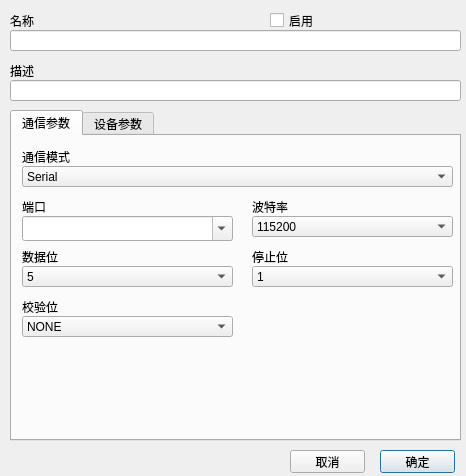
<?xml version="1.0" encoding="UTF-8"?>
<ui version="4.0">
 <class>CMDDeviceConfigDialog</class>
 <widget class="QDialog" name="CMDDeviceConfigDialog">
  <property name="geometry">
   <rect>
    <x>0</x>
    <y>0</y>
    <width>466</width>
    <height>476</height>
   </rect>
  </property>
  <property name="windowTitle">
   <string>Dialog</string>
  </property>
  <widget class="QLineEdit" name="nameEdit">
   <property name="geometry">
    <rect>
     <x>10</x>
     <y>30</y>
     <width>451</width>
     <height>21</height>
    </rect>
   </property>
  </widget>
  <widget class="QLineEdit" name="descriptionEdit">
   <property name="geometry">
    <rect>
     <x>10</x>
     <y>80</y>
     <width>451</width>
     <height>21</height>
    </rect>
   </property>
   <property name="readOnly">
    <bool>false</bool>
   </property>
  </widget>
  <widget class="QLabel" name="label_2">
   <property name="geometry">
    <rect>
     <x>10</x>
     <y>10</y>
     <width>251</width>
     <height>21</height>
    </rect>
   </property>
   <property name="text">
    <string>名称</string>
   </property>
  </widget>
  <widget class="QLabel" name="label_4">
   <property name="geometry">
    <rect>
     <x>10</x>
     <y>60</y>
     <width>431</width>
     <height>21</height>
    </rect>
   </property>
   <property name="text">
    <string>描述</string>
   </property>
  </widget>
  <widget class="QPushButton" name="okButton">
   <property name="geometry">
    <rect>
     <x>380</x>
     <y>450</y>
     <width>75</width>
     <height>23</height>
    </rect>
   </property>
   <property name="text">
    <string>确定</string>
   </property>
  </widget>
  <widget class="QPushButton" name="cancelButton">
   <property name="geometry">
    <rect>
     <x>290</x>
     <y>450</y>
     <width>75</width>
     <height>23</height>
    </rect>
   </property>
   <property name="text">
    <string>取消</string>
   </property>
  </widget>
  <widget class="QCheckBox" name="enableCheckBox">
   <property name="geometry">
    <rect>
     <x>270</x>
     <y>10</y>
     <width>171</width>
     <height>21</height>
    </rect>
   </property>
   <property name="text">
    <string>启用</string>
   </property>
  </widget>
  <widget class="QTabWidget" name="tabWidget">
   <property name="geometry">
    <rect>
     <x>10</x>
     <y>110</y>
     <width>451</width>
     <height>331</height>
    </rect>
   </property>
   <property name="currentIndex">
    <number>0</number>
   </property>
   <widget class="QWidget" name="tab">
    <attribute name="title">
     <string>通信参数</string>
    </attribute>
    <widget class="QLabel" name="label_3">
     <property name="geometry">
      <rect>
       <x>10</x>
       <y>10</y>
       <width>431</width>
       <height>21</height>
      </rect>
     </property>
     <property name="text">
      <string>通信模式</string>
     </property>
    </widget>
    <widget class="QStackedWidget" name="stackedWidget">
     <property name="geometry">
      <rect>
       <x>0</x>
       <y>60</y>
       <width>441</width>
       <height>241</height>
      </rect>
     </property>
     <property name="currentIndex">
      <number>0</number>
     </property>
     <widget class="QWidget" name="page_3">
      <widget class="QLabel" name="label_5">
       <property name="geometry">
        <rect>
         <x>10</x>
         <y>0</y>
         <width>211</width>
         <height>21</height>
        </rect>
       </property>
       <property name="text">
        <string>端口</string>
       </property>
      </widget>
      <widget class="QComboBox" name="portComboBox">
       <property name="geometry">
        <rect>
         <x>10</x>
         <y>20</y>
         <width>211</width>
         <height>25</height>
        </rect>
       </property>
       <property name="editable">
        <bool>true</bool>
       </property>
       <property name="currentIndex">
        <number>-1</number>
       </property>
      </widget>
      <widget class="QComboBox" name="baudRateComboBox">
       <property name="geometry">
        <rect>
         <x>240</x>
         <y>20</y>
         <width>201</width>
         <height>21</height>
        </rect>
       </property>
       <property name="editable">
        <bool>false</bool>
       </property>
       <property name="currentText">
        <string>115200</string>
       </property>
       <item>
        <property name="text">
         <string>115200</string>
        </property>
       </item>
       <item>
        <property name="text">
         <string>57600</string>
        </property>
       </item>
       <item>
        <property name="text">
         <string>38400</string>
        </property>
       </item>
       <item>
        <property name="text">
         <string>19200</string>
        </property>
       </item>
       <item>
        <property name="text">
         <string>9600</string>
        </property>
       </item>
       <item>
        <property name="text">
         <string>4800</string>
        </property>
       </item>
       <item>
        <property name="text">
         <string>2400</string>
        </property>
       </item>
       <item>
        <property name="text">
         <string>1200</string>
        </property>
       </item>
      </widget>
      <widget class="QLabel" name="label_7">
       <property name="geometry">
        <rect>
         <x>240</x>
         <y>0</y>
         <width>201</width>
         <height>21</height>
        </rect>
       </property>
       <property name="text">
        <string>波特率</string>
       </property>
      </widget>
      <widget class="QLabel" name="label_8">
       <property name="geometry">
        <rect>
         <x>10</x>
         <y>50</y>
         <width>211</width>
         <height>21</height>
        </rect>
       </property>
       <property name="text">
        <string>数据位</string>
       </property>
      </widget>
      <widget class="QLabel" name="label_9">
       <property name="geometry">
        <rect>
         <x>240</x>
         <y>50</y>
         <width>191</width>
         <height>21</height>
        </rect>
       </property>
       <property name="text">
        <string>停止位</string>
       </property>
      </widget>
      <widget class="QComboBox" name="parityComboBox">
       <property name="geometry">
        <rect>
         <x>10</x>
         <y>120</y>
         <width>211</width>
         <height>21</height>
        </rect>
       </property>
       <property name="editable">
        <bool>false</bool>
       </property>
       <item>
        <property name="text">
         <string>NONE</string>
        </property>
       </item>
       <item>
        <property name="text">
         <string>ODD</string>
        </property>
       </item>
       <item>
        <property name="text">
         <string>EVEN</string>
        </property>
       </item>
       <item>
        <property name="text">
         <string>MARK</string>
        </property>
       </item>
       <item>
        <property name="text">
         <string>SPACE</string>
        </property>
       </item>
      </widget>
      <widget class="QLabel" name="label_10">
       <property name="geometry">
        <rect>
         <x>10</x>
         <y>100</y>
         <width>211</width>
         <height>21</height>
        </rect>
       </property>
       <property name="text">
        <string>校验位</string>
       </property>
      </widget>
      <widget class="QComboBox" name="stopBitsComboBox">
       <property name="geometry">
        <rect>
         <x>240</x>
         <y>70</y>
         <width>201</width>
         <height>21</height>
        </rect>
       </property>
       <property name="editable">
        <bool>false</bool>
       </property>
       <item>
        <property name="text">
         <string>1</string>
        </property>
       </item>
       <item>
        <property name="text">
         <string>1.5</string>
        </property>
       </item>
       <item>
        <property name="text">
         <string>2</string>
        </property>
       </item>
      </widget>
      <widget class="QComboBox" name="dataBitsComboBox">
       <property name="geometry">
        <rect>
         <x>10</x>
         <y>70</y>
         <width>211</width>
         <height>21</height>
        </rect>
       </property>
       <property name="editable">
        <bool>false</bool>
       </property>
       <property name="currentText">
        <string>5</string>
       </property>
       <item>
        <property name="text">
         <string>5</string>
        </property>
       </item>
       <item>
        <property name="text">
         <string>6</string>
        </property>
       </item>
       <item>
        <property name="text">
         <string>7</string>
        </property>
       </item>
       <item>
        <property name="text">
         <string>8</string>
        </property>
       </item>
      </widget>
     </widget>
     <widget class="QWidget" name="page">
      <widget class="QLineEdit" name="serverPortEdit">
       <property name="geometry">
        <rect>
         <x>10</x>
         <y>160</y>
         <width>431</width>
         <height>20</height>
        </rect>
       </property>
      </widget>
      <widget class="QLineEdit" name="serverIPEdit">
       <property name="geometry">
        <rect>
         <x>10</x>
         <y>110</y>
         <width>431</width>
         <height>20</height>
        </rect>
       </property>
      </widget>
      <widget class="QLabel" name="label_11">
       <property name="geometry">
        <rect>
         <x>10</x>
         <y>140</y>
         <width>431</width>
         <height>21</height>
        </rect>
       </property>
       <property name="text">
        <string>服务端口</string>
       </property>
      </widget>
      <widget class="QLabel" name="label_6">
       <property name="geometry">
        <rect>
         <x>10</x>
         <y>90</y>
         <width>431</width>
         <height>21</height>
        </rect>
       </property>
       <property name="text">
        <string>IP地址</string>
       </property>
      </widget>
      <widget class="QLineEdit" name="localPortEdit">
       <property name="geometry">
        <rect>
         <x>10</x>
         <y>210</y>
         <width>431</width>
         <height>20</height>
        </rect>
       </property>
      </widget>
      <widget class="QLabel" name="label_12">
       <property name="geometry">
        <rect>
         <x>10</x>
         <y>190</y>
         <width>431</width>
         <height>21</height>
        </rect>
       </property>
       <property name="text">
        <string>本地服务端口</string>
       </property>
      </widget>
      <widget class="QFrame" name="frame">
       <property name="geometry">
        <rect>
         <x>10</x>
         <y>40</y>
         <width>431</width>
         <height>41</height>
        </rect>
       </property>
       <property name="frameShape">
        <enum>QFrame::StyledPanel</enum>
       </property>
       <property name="frameShadow">
        <enum>QFrame::Raised</enum>
       </property>
       <widget class="QRadioButton" name="clientRadioButton">
        <property name="geometry">
         <rect>
          <x>70</x>
          <y>10</y>
          <width>81</width>
          <height>22</height>
         </rect>
        </property>
        <property name="layoutDirection">
         <enum>Qt::RightToLeft</enum>
        </property>
        <property name="text">
         <string>客户端</string>
        </property>
        <property name="checked">
         <bool>true</bool>
        </property>
       </widget>
       <widget class="QRadioButton" name="serverRadioButton">
        <property name="geometry">
         <rect>
          <x>270</x>
          <y>10</y>
          <width>81</width>
          <height>22</height>
         </rect>
        </property>
        <property name="layoutDirection">
         <enum>Qt::RightToLeft</enum>
        </property>
        <property name="text">
         <string>服务端</string>
        </property>
       </widget>
      </widget>
     </widget>
     <widget class="QWidget" name="page_2">
      <widget class="QLabel" name="label_14">
       <property name="geometry">
        <rect>
         <x>10</x>
         <y>10</y>
         <width>431</width>
         <height>21</height>
        </rect>
       </property>
       <property name="text">
        <string>通信参数</string>
       </property>
      </widget>
      <widget class="QLineEdit" name="usbCommParameterEdit">
       <property name="geometry">
        <rect>
         <x>10</x>
         <y>30</y>
         <width>431</width>
         <height>21</height>
        </rect>
       </property>
      </widget>
     </widget>
     <widget class="QWidget" name="page_5">
      <widget class="QLabel" name="label_19">
       <property name="geometry">
        <rect>
         <x>10</x>
         <y>10</y>
         <width>431</width>
         <height>21</height>
        </rect>
       </property>
       <property name="text">
        <string>通信参数</string>
       </property>
      </widget>
      <widget class="QLineEdit" name="boardCommParameterEdit">
       <property name="geometry">
        <rect>
         <x>10</x>
         <y>30</y>
         <width>431</width>
         <height>21</height>
        </rect>
       </property>
      </widget>
     </widget>
     <widget class="QWidget" name="page_4">
      <widget class="QLineEdit" name="otherCommParameterEdit">
       <property name="geometry">
        <rect>
         <x>10</x>
         <y>30</y>
         <width>431</width>
         <height>21</height>
        </rect>
       </property>
      </widget>
      <widget class="QLabel" name="label_15">
       <property name="geometry">
        <rect>
         <x>10</x>
         <y>10</y>
         <width>431</width>
         <height>21</height>
        </rect>
       </property>
       <property name="text">
        <string>通信参数</string>
       </property>
      </widget>
     </widget>
    </widget>
    <widget class="QComboBox" name="communicationTypeBox">
     <property name="geometry">
      <rect>
       <x>10</x>
       <y>30</y>
       <width>431</width>
       <height>21</height>
      </rect>
     </property>
     <item>
      <property name="text">
       <string>Serial</string>
      </property>
     </item>
     <item>
      <property name="text">
       <string>TCP</string>
      </property>
     </item>
     <item>
      <property name="text">
       <string>UDP</string>
      </property>
     </item>
     <item>
      <property name="text">
       <string>USB</string>
      </property>
     </item>
     <item>
      <property name="text">
       <string>Board</string>
      </property>
     </item>
     <item>
      <property name="text">
       <string>Other</string>
      </property>
     </item>
    </widget>
    <zorder>stackedWidget</zorder>
    <zorder>label_3</zorder>
    <zorder>communicationTypeBox</zorder>
   </widget>
   <widget class="QWidget" name="tab_2">
    <attribute name="title">
     <string>设备参数</string>
    </attribute>
    <widget class="QLabel" name="label_16">
     <property name="geometry">
      <rect>
       <x>10</x>
       <y>160</y>
       <width>431</width>
       <height>21</height>
      </rect>
     </property>
     <property name="text">
      <string>站地址</string>
     </property>
    </widget>
    <widget class="QLineEdit" name="stationEdit">
     <property name="geometry">
      <rect>
       <x>10</x>
       <y>180</y>
       <width>431</width>
       <height>21</height>
      </rect>
     </property>
     <property name="text">
      <string>1</string>
     </property>
     <property name="readOnly">
      <bool>false</bool>
     </property>
    </widget>
    <widget class="QLineEdit" name="replyTimeoutEdit">
     <property name="geometry">
      <rect>
       <x>10</x>
       <y>80</y>
       <width>431</width>
       <height>21</height>
      </rect>
     </property>
     <property name="text">
      <string>1000</string>
     </property>
     <property name="readOnly">
      <bool>false</bool>
     </property>
    </widget>
    <widget class="QLabel" name="label_17">
     <property name="geometry">
      <rect>
       <x>10</x>
       <y>60</y>
       <width>431</width>
       <height>21</height>
      </rect>
     </property>
     <property name="text">
      <string>命令超时(ms)</string>
     </property>
    </widget>
    <widget class="QLineEdit" name="protocolEdit">
     <property name="geometry">
      <rect>
       <x>10</x>
       <y>30</y>
       <width>431</width>
       <height>21</height>
      </rect>
     </property>
     <property name="text">
      <string>Modbus RTU</string>
     </property>
     <property name="readOnly">
      <bool>true</bool>
     </property>
    </widget>
    <widget class="QLabel" name="label">
     <property name="geometry">
      <rect>
       <x>10</x>
       <y>10</y>
       <width>431</width>
       <height>21</height>
      </rect>
     </property>
     <property name="text">
      <string>通信协议</string>
     </property>
    </widget>
    <widget class="QLineEdit" name="retriesEdit">
     <property name="geometry">
      <rect>
       <x>10</x>
       <y>130</y>
       <width>431</width>
       <height>21</height>
      </rect>
     </property>
     <property name="text">
      <string>3</string>
     </property>
     <property name="readOnly">
      <bool>false</bool>
     </property>
    </widget>
    <widget class="QLabel" name="label_18">
     <property name="geometry">
      <rect>
       <x>10</x>
       <y>110</y>
       <width>431</width>
       <height>21</height>
      </rect>
     </property>
     <property name="text">
      <string>命令重试次数</string>
     </property>
    </widget>
   </widget>
  </widget>
 </widget>
 <resources/>
 <connections/>
</ui>
